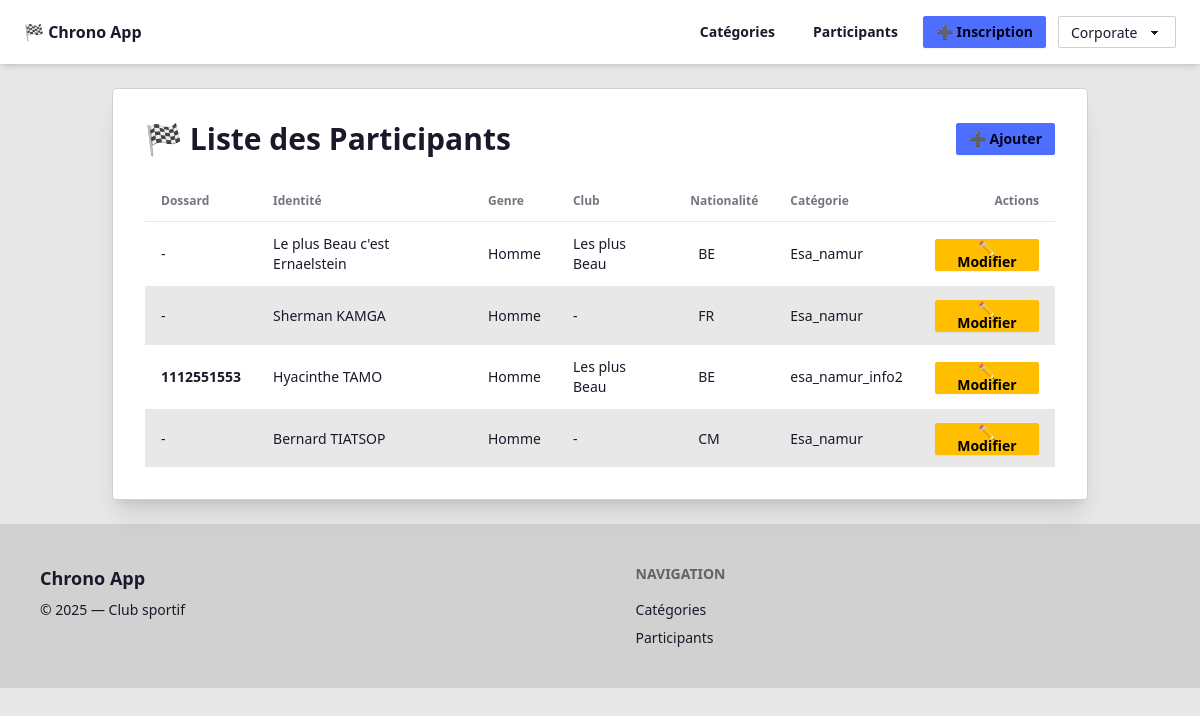
Before: /participants/list.php with the older database file.
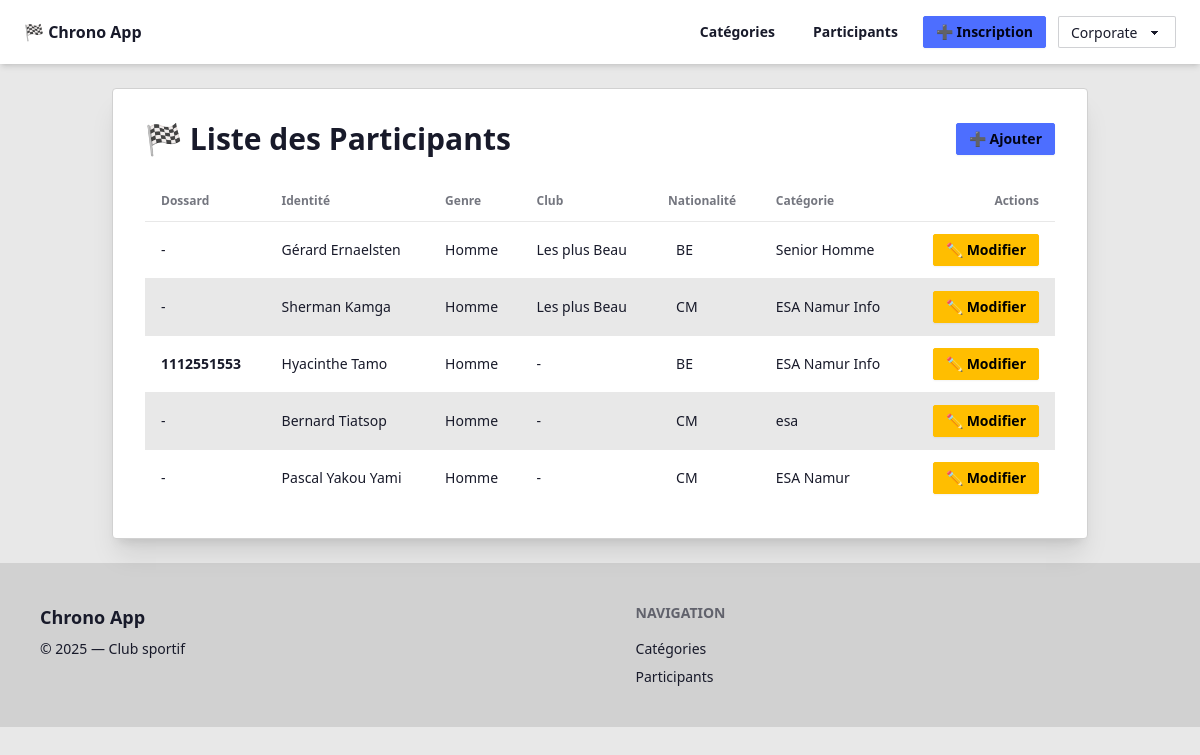
After: the same page with the newer database file.
### tables this page shows
CREATE TABLE participants (
            id INTEGER PRIMARY KEY AUTOINCREMENT,
            nom TEXT NOT NULL,
            prenom TEXT NOT NULL,
            genre TEXT NOT NULL,
            date_naissance TEXT NULL,
            annee_naissance INTEGER NULL,
            categorie_id INTEGER NOT NULL,
            dossard INTEGER NULL UNIQUE,
            club TEXT NULL,
            nationalite TEXT NULL,
            uci TEXT NULL,
            non_partant INTEGER DEFAULT 0,
            FOREIGN KEY (categorie_id) REFERENCES categories(id) ON DELETE RESTRICT
        );

CREATE TABLE categories (
    id INTEGER PRIMARY KEY AUTOINCREMENT,
    cle TEXT NOT NULL UNIQUE,
    nom TEXT NOT NULL
);

### public/participants/list.php (the view, shortened to what this page needs)
<?php
require_once __DIR__ . '/../../include/db.php';
require_once __DIR__ . '/../../include/header.php';
$stmt = $db->query("
    SELECT p.id, p.nom, p.prenom, p.genre, p.club, p.dossard,
           p.nationalite, c.nom AS categorie
    FROM participants p
    LEFT JOIN categories c ON c.id = p.categorie_id
    ORDER BY p.nom COLLATE NOCASE, p.prenom COLLATE NOCASE
");
$participants = $stmt->fetchAll();
?>
<div class="card bg-base-100 shadow-xl border border-base-300 p-8">
    <div class="flex justify-between items-center mb-6">
        <h1 class="text-3xl font-bold">🏁 Liste des Participants</h1>
        <a href="add.php" class="btn btn-primary btn-sm">➕ Ajouter</a>
    </div>
    <?php if (!$participants): ?>
        <p class="opacity-70">Aucun participant inscrit pour le moment.</p>
    <?php else: ?>
        <div class="overflow-x-auto">
            <table class="table table-zebra w-full">
                <thead>
                    <tr>
                        <th>Dossard</th>
                        <th>Identité</th>
                        <th>Genre</th>
                        <th>Club</th>
                        <th>Nationalité</th>
                        <th>Catégorie</th>
                        <th class="text-right">Actions</th>
                    </tr>
                </thead>
                <tbody>
                <?php foreach ($participants as $p): ?>
                    <tr>
                        <td><?= $p['dossard'] ? "<strong>{$p['dossard']}</strong>" : "-" ?></td>
                        <td><?= htmlspecialchars($p['prenom']." ".$p['nom']) ?></td>
                        <td><?= htmlspecialchars($p['genre']) ?></td>
                        <td><?= $p['club'] ? htmlspecialchars($p['club']) : "-" ?></td>
                        <td>
                            <?php if ($p['nationalite']): ?>
                                <span class="flex items-center gap-2">
                                    <?= htmlspecialchars(strtoupper($p['nationalite'])) ?>
                                </span>
                            <?php else: ?>
                                -
                            <?php endif; ?>
                        </td>
                        <td><?= $p['categorie'] ?: "-" ?></td>
                        <td class="text-right">
                            <a href="edit.php?id=<?= $p['id'] ?>" class="btn btn-warning btn-sm text-black">
                                ✏ Modifier
                            </a>
                        </td>
                    </tr>
                <?php endforeach; ?>
                </tbody>
            </table>
        </div>
    <?php endif; ?>
</div>
<?php require_once __DIR__ . '/../../include/footer.php'; ?>

### include/header.php (shortened to what this page needs)
<?php
$availableThemes = [
    'light'      => 'Light',
    'dark'       => 'Dark',
    'corporate'  => 'Corporate',
    'business'   => 'Business',
    'cupcake'    => 'Cupcake',
    'emerald'    => 'Emerald',
    'synthwave'  => 'Synthwave',
    'dracula'    => 'Dracula',
    'luxury'     => 'Luxury',
    'forest'     => 'Forest'
];
$currentTheme = $_SESSION['theme'] ?? 'corporate';
?>
<!DOCTYPE html>
<html lang="fr" data-theme="<?= htmlspecialchars($currentTheme) ?>">
<head>
    <script src="https://cdn.tailwindcss.com"></script>
    <link href="https://cdn.jsdelivr.net/npm/daisyui@4.7.2/dist/full.min.css" rel="stylesheet">
</head>
<body class="min-h-screen bg-base-200 text-base-content">
<div class="navbar bg-base-100 shadow-md px-6">
    <div class="flex-1">
        <a href = "/public/index.php"
            class="text-x1 font-bold flex items-center gap-2 hoover:text-primary transition">
                🏁 Chrono App
        </a>
    </div>
    <div class="flex gap-3 items-center">
        <a href="/categories/list.php" class="btn btn-ghost btn-sm">
            Catégories
        </a>
        <a href="/participants/list.php" class="btn btn-ghost btn-sm">
            Participants
        </a>
        <a href="/participants/add.php" class="btn btn-primary btn-sm">
            ➕ Inscription
        </a>
        <form method="get">
            <select name="theme"
                    class="select select-bordered select-sm"
                    onchange="this.form.submit()">
                <?php foreach ($availableThemes as $key => $label): ?>
                    <option value="<?= $key ?>" <?= $key === $currentTheme ? 'selected' : '' ?>>
                        <?= $label ?>
                    </option>
                <?php endforeach; ?>
            </select>
        </form>
    </div>
</div>
<main class="container mx-auto p-6">

### include/footer.php
</main>
<footer class="footer p-10 bg-base-300 text-base-content">
    <aside>
        <p class="text-lg font-bold">Chrono App</p>
        <p>© 2025 — Club sportif</p>
    </aside>
    <nav>
        <h6 class="footer-title">Navigation</h6>
        <a class="link link-hover" href="/categories/list.php">Catégories</a>
        <a class="link link-hover" href="/participants/list.php">Participants</a>
    </nav>
</footer>
</body>
</html>

Changed rows visible on the page:
removed participants: prenom+nom "Le plus Beau c'est Ernaelstein", genre "Homme", club "Les plus Beau", nationalite "BE", categorie.nom "Esa_namur"
removed participants: prenom+nom "Sherman KAMGA", genre "Homme", nationalite "FR", categorie.nom "Esa_namur"
removed participants: dossard "1112551553", prenom+nom "Hyacinthe TAMO", genre "Homme", club "Les plus Beau", nationalite "BE", categorie.nom "esa_namur_info2"
added participants: prenom+nom "Gérard Ernaelsten", genre "Homme", club "Les plus Beau", nationalite "BE", categorie.nom "Senior Homme"
added participants: prenom+nom "Sherman Kamga", genre "Homme", club "Les plus Beau", nationalite "CM", categorie.nom "ESA Namur Info"
added participants: dossard "1112551553", prenom+nom "Hyacinthe Tamo", genre "Homme", nationalite "BE", categorie.nom "ESA Namur Info"
changed participants: prenom+nom "Bernard TIATSOP" → "Bernard Tiatsop"; categorie.nom "Esa_namur" → "esa"
added participants: prenom+nom "Pascal Yakou Yami", genre "Homme", nationalite "CM", categorie.nom "ESA Namur"
